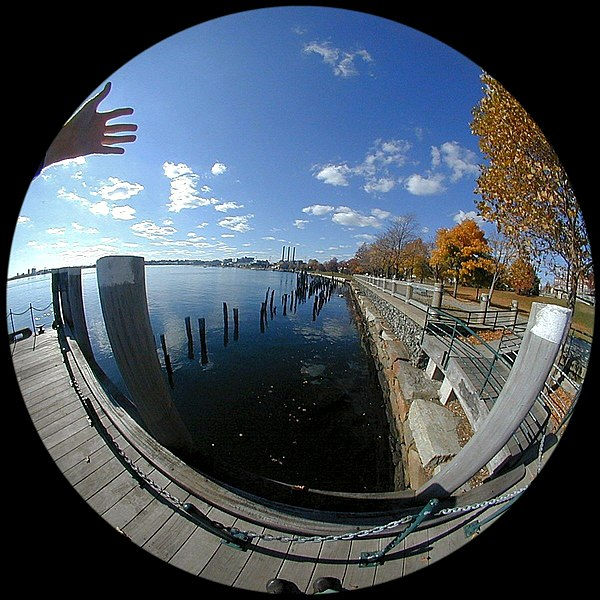
#> input picture data/example.jpg, 600 x 600 px, found by its file name
$ python main.py
#> lines starting #> are read from the running program, lines starting #| are printed output that depends on the picture
### src/fisheye/projection.py
import os
from typing import Tuple

import cv2
import numpy as np

from fisheye.camera import FisheyeCameraFactory
from fisheye.schemas import CameraType, FisheyeFormat


class FisheyeToPerspective:
    """Convert fisheye image to perspective image

    The conversion is done by computing the undistortion map for each pixel in the
    fisheye image. The undistortion map is computed using the mapping between the angle
    theta and the radius r for the fisheye camera model. The undistortion map is then
    used to remap the fisheye image to the perspective image.


    """

    def __init__(
        self,
        image_file: str,
        fov: float,
        perspective_fov: float,
        camera_type: CameraType = CameraType.EQUIDISTANT,
        format: FisheyeFormat = FisheyeFormat.CIRCULAR,
        output_shape: Tuple[int, int] = None,
    ) -> None:
        self._image_file = image_file
        self._fov = fov
        self._rfov = fov / 2
        self._perspective_fov = perspective_fov
        self._format = format
        self.read_image()
        self._camera_type = camera_type
        self._output_shape = output_shape

    def get_perspective_width(self) -> int:
        if self._format == FisheyeFormat.CIRCULAR:
            return min(self._width, self._height)
        elif self._format == FisheyeFormat.DIAGONAL:
            return np.sqrt(self._width**2 + self._height**2)
        else:
            raise ValueError(f"Unknown format {self._format}")

    def read_image(self) -> None:
        if not os.path.exists(self._image_file):
            raise FileNotFoundError(f"Image file {self._image_file} not found")
        self.image = cv2.imread(self._image_file)
        if self.image is None:
            raise ValueError(f"Could not read image file {self._image_file}")
        self._height = self.image.shape[0]
        self._width = self.image.shape[1]
        dim = min(self._width, self._height)
        offset_x = (self._width - dim) // 2
        offset_y = (self._height - dim) // 2
        self.image = self.image[offset_y : offset_y + dim, offset_x : offset_x + dim]

        self._height = self.image.shape[0]
        self._width = self.image.shape[1]
        self._x_center = (self._width - 1) // 2
        self._y_center = (self._height - 1) // 2

    @staticmethod
    def focal_length_from_fov(fov: float, width: int) -> float:
        return width / (2 * np.tan(np.radians(fov) / 2))

    def generate_meshgrid(self) -> Tuple[np.ndarray, np.ndarray]:
        x = np.arange(self._width)
        y = np.arange(self._height)
        x, y = np.meshgrid(x, y)
        x = x - self._x_center
        y = y - self._y_center
        return x, y

    def init_undistort_map(
        self, xy: Tuple[np.ndarray, np.ndarray], pfocal: float, dim: int
    ) -> Tuple[np.ndarray, np.ndarray]:
        """Compute the undistortion map for perspective projection from fisheye image

        The undistortion map is computed using the following steps:
        1. Compute the distorted radius from the center of the image for each pixel
        2. Compute the angle theta for each pixel
        3. Compute the focal length for the perspective camera
        4. Compute the radius for the perspective camera
        5. Compute the undistortion map (map_x, map_y) for each pixel:
            - map_x = perspective_r / distorted_r * x + x_center
            - map_y = perspective_r / distorted_r * y + y_center

        Args:
            xy (Tuple[np.ndarray, np.ndarray]): x and y coordinates
            pfocal (float): perspective focal length
            dim (int): perspective image width

        Returns:
            Tuple[np.ndarray, np.ndarray]: x and y undistortion map
        """

        x, y = xy
        distorted_r = np.hypot(x, y)
        theta = np.arctan(distorted_r / pfocal)
        focal_fisheye = FisheyeCameraFactory.f_from_theta_and_r(
            self._camera_type, np.deg2rad(self._rfov), dim / 2
        )
        camera = FisheyeCameraFactory.create_camera(self._camera_type, focal_fisheye)
        perspective_r = camera.theta_to_r(theta)
        mask = distorted_r != 0
        map_x = np.zeros_like(x, dtype=np.float32)
        map_y = np.zeros_like(y, dtype=np.float32)
        map_x[mask] = perspective_r[mask] / distorted_r[mask] * x[mask] + self._x_center
        map_y[mask] = perspective_r[mask] / distorted_r[mask] * y[mask] + self._y_center
        return map_x, map_y

    def __call__(self, output_file: str = None) -> np.ndarray:
        dim = self.get_perspective_width()
        perspective_focal_length = self.focal_length_from_fov(self._perspective_fov, dim)
        x, y = self.generate_meshgrid()
        map_x, map_y = self.init_undistort_map((x, y), perspective_focal_length, dim)
        if self._output_shape is not None:
            map_x = cv2.resize(map_x, self._output_shape, interpolation=cv2.INTER_LINEAR)
            map_y = cv2.resize(map_y, self._output_shape, interpolation=cv2.INTER_LINEAR)
        perspective_image = cv2.remap(
            self.image, map_x, map_y, interpolation=cv2.INTER_CUBIC
        )
        if output_file is not None:
            cv2.imwrite(output_file, perspective_image)
        return perspective_image

### src/fisheye/camera.py
from abc import ABC, abstractmethod

import numpy as np

from fisheye.schemas import CameraType


class FisheyeCamera(ABC):
    """Abstract base class for fisheye camera models.

    The fisheye camera model is defined by the mapping between the angle theta and
    the radius r. The mapping is defined by the specific fisheye camera model.
    """

    def __init__(self) -> None:
        pass

    # [21 lines left out: functions theta_to_r, r_to_theta, focal_length, f_from_theta_and_r, not called in this run]


class EquidistantCamera(FisheyeCamera):
    """Equidistant fisheye camera model.

    The equidistant camera model is defined by the mapping between the angle theta and
    the radius r. The mapping is defined as r = f * theta, where f is the focal length.
    """

    def __init__(self, focal_length: float) -> None:
        super().__init__()
        self._focal_length = focal_length

    def theta_to_r(self, theta: np.ndarray) -> np.ndarray:
        return self._focal_length * theta

    def r_to_theta(self, r: np.ndarray) -> np.ndarray:
        return r / self._focal_length

    @property
    def focal_length(self) -> float:
        return self._focal_length

    @staticmethod
    def f_from_theta_and_r(theta_max: float, r_max: float) -> float:
        return r_max / theta_max


class EquisolidCamera(FisheyeCamera):
    """Equisolid fisheye camera model.

    The equisolid camera model is defined by the mapping between the angle theta and
    the radius r. The mapping is defined as r = 2 * f * sin(theta / 2), where f is the
    focal length.
    """

    def __init__(self, focal_length: float) -> None:
        super().__init__()
        self._focal_length = focal_length

    def theta_to_r(self, theta: np.ndarray) -> np.ndarray:
        return 2 * self._focal_length * np.sin(theta / 2)

    def r_to_theta(self, r: np.ndarray) -> np.ndarray:
        return 2 * np.arcsin(r / (2 * self._focal_length))

    @property
    def focal_length(self) -> float:
        return self._focal_length

    @staticmethod
    def f_from_theta_and_r(theta_max: float, r_max: float) -> float:
        return r_max / (2 * np.sin(theta_max / 2))


class OrthographicCamera(FisheyeCamera):
    """Orthographic fisheye camera model.

    The orthographic camera model is defined by the mapping between the angle theta and
    the radius r. The mapping is defined as r = f * sin(theta), where f is the focal
    length.
    """

    def __init__(self, focal_length: float) -> None:
        super().__init__()
        self._focal_length = focal_length

    def theta_to_r(self, theta: np.ndarray) -> np.ndarray:
        return self._focal_length * np.sin(theta)

    def r_to_theta(self, r: np.ndarray) -> np.ndarray:
        return np.arcsin(r / self._focal_length)

    @property
    def focal_length(self) -> float:
        return self._focal_length

    @staticmethod
    def f_from_theta_and_r(theta_max: float, r_max: float) -> float:
        return r_max / np.sin(theta_max)


class StereographicCamera(FisheyeCamera):
    """Stereographic fisheye camera model.

    The stereographic camera model is defined by the mapping between the angle theta and
    the radius r. The mapping is defined as r = 2 * f * tan(theta / 2), where f is the
    focal length.
    """

    def __init__(self, focal_length: float) -> None:
        super().__init__()
        self._focal_length = focal_length

    def theta_to_r(self, theta: np.ndarray) -> np.ndarray:
        return 2 * self._focal_length * np.tan(theta / 2)

    def r_to_theta(self, r: np.ndarray) -> np.ndarray:
        return 2 * np.arctan(r / (2 * self._focal_length))

    @property
    def focal_length(self) -> float:
        return self._focal_length

    @staticmethod
    def f_from_theta_and_r(theta_max: float, r_max: float) -> float:
        return r_max / (2 * np.tan(theta_max / 2))


class FisheyeCameraFactory:
    """Factory class for creating fisheye cameras."""

    @staticmethod
    def create_camera(camera_type: CameraType, focal_length: float) -> FisheyeCamera:
        """Create a fisheye camera of the specified type."""
        if camera_type == CameraType.EQUIDISTANT:
            return EquidistantCamera(focal_length)
        elif camera_type == CameraType.EQUISOLID:
            return EquisolidCamera(focal_length)
        elif camera_type == CameraType.ORTHOGRAPHIC:
            return OrthographicCamera(focal_length)
        elif camera_type == CameraType.STEREOGRAPHIC:
            return StereographicCamera(focal_length)
        else:
            raise ValueError(f"Unknown camera type: {camera_type}")

    @staticmethod
    def f_from_theta_and_r(camera_type: CameraType, theta: float, r: float) -> float:
        """Compute the focal length from the angle theta and radius r."""
        if camera_type == CameraType.EQUIDISTANT:
            return EquidistantCamera.f_from_theta_and_r(theta, r)
        elif camera_type == CameraType.EQUISOLID:
            return EquisolidCamera.f_from_theta_and_r(theta, r)
        elif camera_type == CameraType.ORTHOGRAPHIC:
            return OrthographicCamera.f_from_theta_and_r(theta, r)
        elif camera_type == CameraType.STEREOGRAPHIC:
            return StereographicCamera.f_from_theta_and_r(theta, r)
        else:
            raise ValueError(f"Unknown camera type: {camera_type}")

### scripts/main.py
from fisheye.projection import FisheyeToPerspective
from fisheye.schemas import CameraType, FisheyeFormat


def fisheye_to_perspective(
    input_file: str,
    output_file: str,
    fov: float = 180,
    perspective_fov: float = 100,
    camera_type: CameraType = CameraType.EQUIDISTANT,
    format: FisheyeFormat = FisheyeFormat.CIRCULAR,
):
    fisheye_to_perspective = FisheyeToPerspective(
        input_file,
        fov=fov,
        perspective_fov=perspective_fov,
        camera_type=camera_type,
        format=format,
    )
    fisheye_to_perspective(output_file=output_file)


if __name__ == "__main__":
    input_file = "data/example.jpg"
    for camera_type in CameraType:
        output_file = f"data/example_{camera_type.name}.jpg"
        fisheye_to_perspective(
            input_file,
            output_file,
            camera_type=camera_type,
            format=FisheyeFormat.CIRCULAR,
        )
        print(f"Saved image {output_file}")
#> this loop made 4 passes
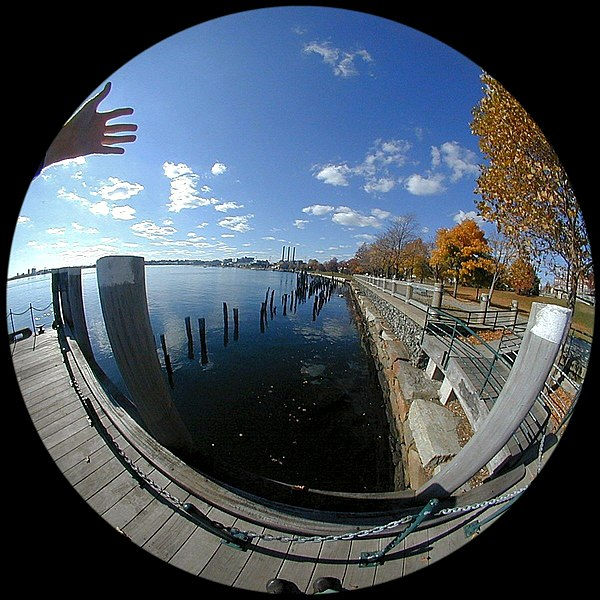
#> input picture data/example.jpg, 600 x 600 px, found by its file name
#> pass 1, in __call__, `perspective_image = cv2.remap( self.image, map_x, map_y, interpolation..`:
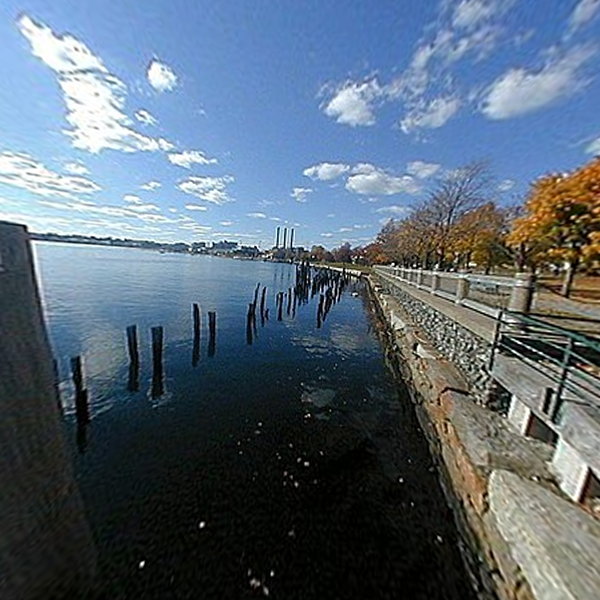
#> perspective_image: shape (600, 600, 3); mean B, G, R 119, 104.5, 89.4
#> pass 2, in __call__ (call 2), `perspective_image = cv2.remap( self.image, map_x, map_y, interpolation..`:
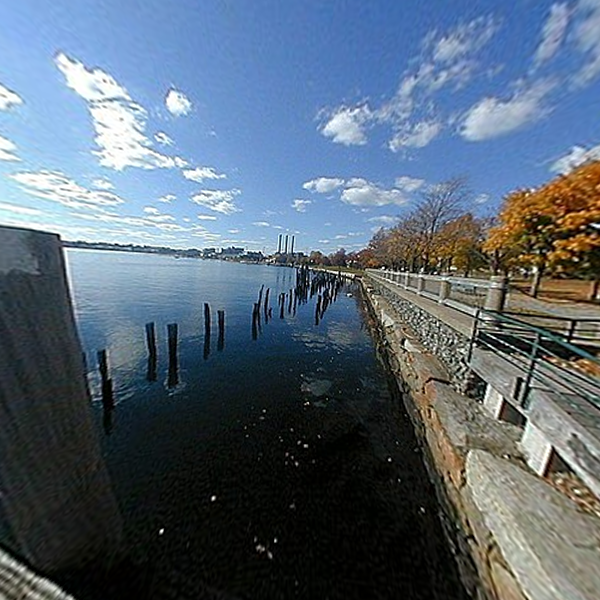
#> perspective_image: shape (600, 600, 3); mean B, G, R 118, 103.2, 88.3
#> pass 3, in __call__ (call 3), `perspective_image = cv2.remap( self.image, map_x, map_y, interpolation..`:
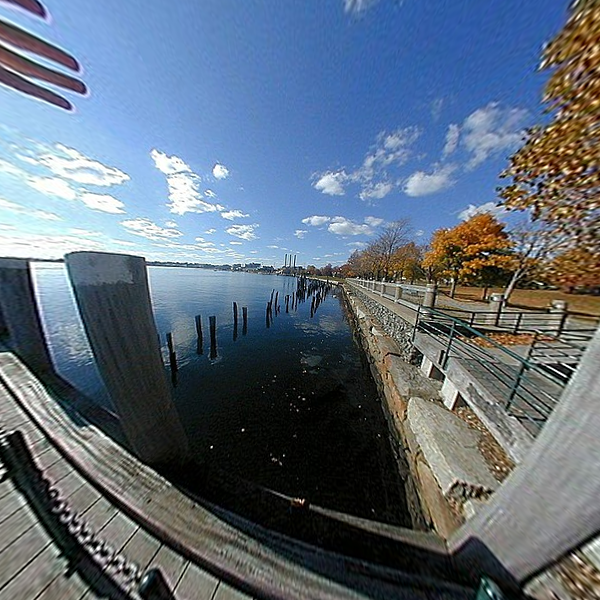
#> perspective_image: shape (600, 600, 3); mean B, G, R 123.4, 108.7, 95.4
